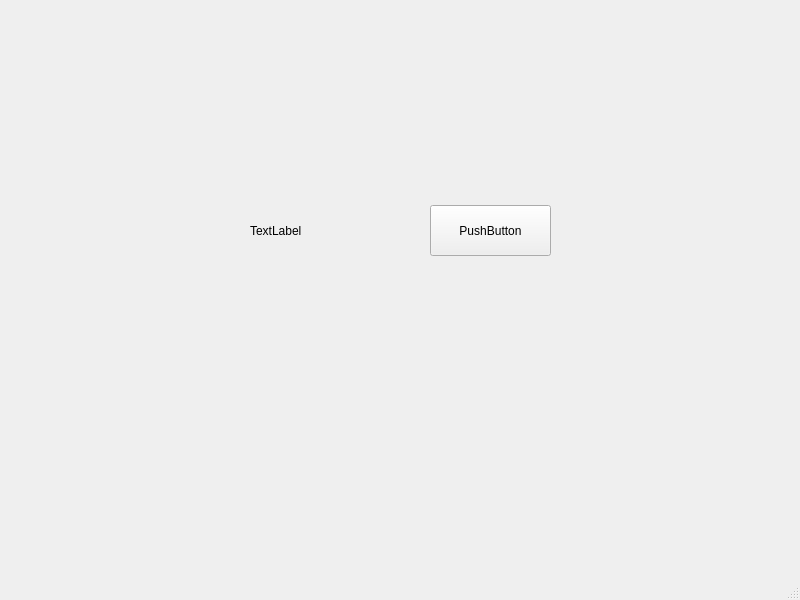
<?xml version="1.0" encoding="UTF-8"?>
<ui version="4.0">
 <class>MainWindow</class>
 <widget class="QMainWindow" name="MainWindow">
  <property name="geometry">
   <rect>
    <x>0</x>
    <y>0</y>
    <width>800</width>
    <height>600</height>
   </rect>
  </property>
  <property name="windowTitle">
   <string>QThread</string>
  </property>
  <widget class="QWidget" name="centralwidget">
   <widget class="QWidget" name="">
    <property name="geometry">
     <rect>
      <x>250</x>
      <y>190</y>
      <width>301</width>
      <height>81</height>
     </rect>
    </property>
    <layout class="QHBoxLayout" name="horizontalLayout">
     <item>
      <widget class="QLabel" name="label">
       <property name="text">
        <string>TextLabel</string>
       </property>
      </widget>
     </item>
     <item>
      <widget class="QPushButton" name="pushButton">
       <property name="minimumSize">
        <size>
         <width>50</width>
         <height>50</height>
        </size>
       </property>
       <property name="maximumSize">
        <size>
         <width>121</width>
         <height>51</height>
        </size>
       </property>
       <property name="text">
        <string>PushButton</string>
       </property>
      </widget>
     </item>
    </layout>
   </widget>
  </widget>
  <widget class="QMenuBar" name="menubar">
   <property name="geometry">
    <rect>
     <x>0</x>
     <y>0</y>
     <width>800</width>
     <height>23</height>
    </rect>
   </property>
  </widget>
  <widget class="QStatusBar" name="statusbar"/>
 </widget>
 <resources/>
 <connections/>
</ui>
